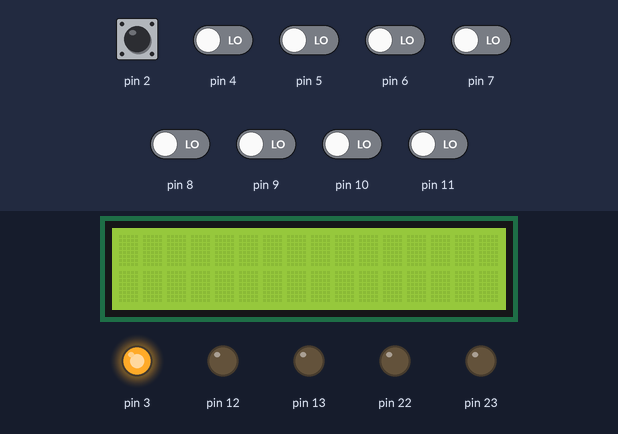
A sketch run on a simulated Arduino Uno, built with avr-gcc and run on an emulated ATmega328P. Parts: 16×2 character LCD, output pins drawn as LEDs (lit = HIGH). The inputs (shaded band) are chosen by the test bench; at power-on: pin 2 HIGH, pin 4–11 LOW. Pins used as bus, display or sensor lines are not drawn.

Above: at 1.4 s.
1.5 s: pin 2 pulsed LOW 2 times (0.12 s each, 0.3 s apart)
At 2.32 s:
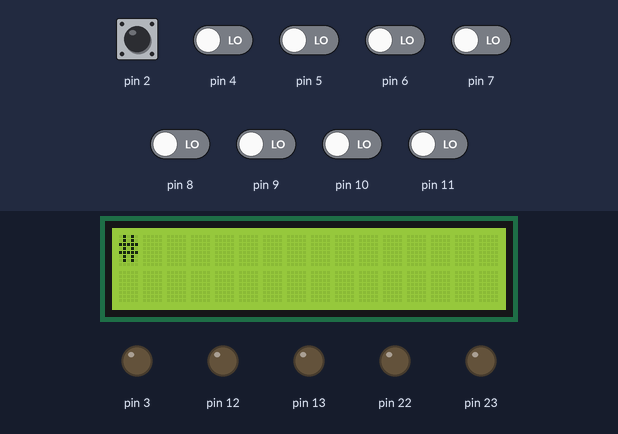
At 3.7 s:
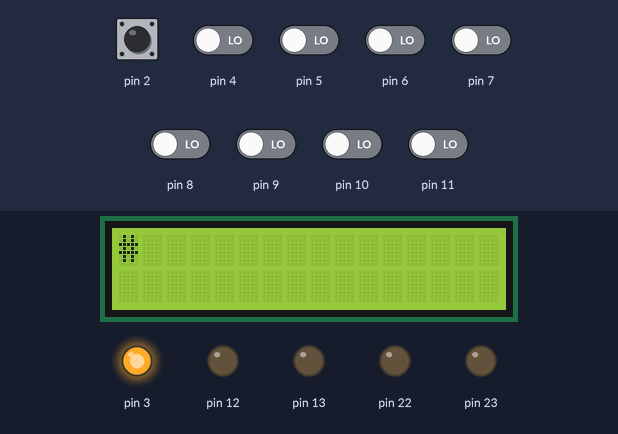
Timing chart, 0 to 5.2 s (numbered marks = the images above; inputs shaded):
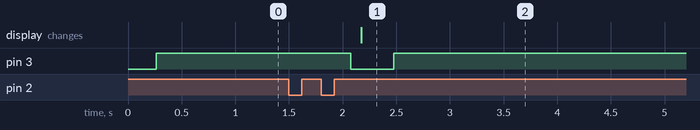

The sketch:

Esclavo.ino
```cpp
///////////////////// ARDUINO ESCLAVO /////////////////
//Incluir librerias
//#include <LiquidCrystal.h>
//#include <Wire.h>
#include <Adafruit_LiquidCrystal.h>
//LiquidCrystal lcd(13, 12, 11, 10, 1, 0); //Modo de 4 bits
Adafruit_LiquidCrystal lcd(0);
//Definición de variables
char buffer[10]={};//Buffer
int var1;//Varible de envio
int var2;//variable de envio
int c=1;//Contador inicial de bits

void setup(){
//Pines de lectura
  //LCD configuración
  lcd.begin(16, 2);
  lcd.setBacklight(1);
  delay(200);
  //Puertos de datos
  DDRD=0b00001111;//Definir puerto D como salida(1) y entrada(0)
  DDRB=0b11110000;//Definir puerto B como salida(1) y entrada(0)
  //Busy
  pinMode(1, OUTPUT);
  digitalWrite(1,LOW);
  //nStrobe
  pinMode(2, INPUT);
  //nACK
  pinMode(3, OUTPUT);
  digitalWrite(3,HIGH);
  // initialize serial:
  Serial.begin(9600);
}
void loop(){
  while(c<9){//Repetirá hasta que se envien los 8 bits
    if(digitalRead(2)==LOW){//Si el mensaje esta inicializado
      delay(100);//esperamos un momento
      {delay(10);} while (digitalRead(2) == LOW);//Mientras Strobe sea bajo, esperamos que termine de enviar el mensaje
      digitalWrite(1,HIGH);//Indicamos que estamos ocupados
      //Interpretamos el mensaje
      delay(100);
      var1=PIND & 0b11110000;//Hacemos una compuerta AND para solo salvar el nible alto
      var2=PINB & 0b00001111;//Lo mismo con el nimble bajo
      var2=var2|var1;//OR entre ambos nibles
      buffer[c]=var2;//Almacenmaos el valor
      digitalWrite(3,LOW);//Indicamos que lo hemos leido
      delay(100);
      c++;//Contador más 1
      lcd.setCursor(0, 0);
      lcd.print("#");//Imprimimos un asterisco para indicar que salio todo bien
      delay(100);
      digitalWrite(1,LOW);//Indicamos que estamos libres
      delay(200);
      digitalWrite(3,HIGH);//Volvemos a la normalidad (quitarmos la confirmacion de haber leido)
    }
    delay(200);
  }
  Disp();//Cuando termine el bucle while vamos a la función disp
}
void Disp(){
  for (int j=0;j<=8;j++){
    lcd.setCursor(0, 0);//Cursor en la primera linea
    lcd.print("Recibido");//Imprimimos recibido
    lcd.setCursor(j, 1);//Cursor segunda linea
    lcd.print(buffer);//Imprimimos el buffer
    Serial.print(buffer[j]);//Lo confirmamso en el monitor series(opcional)
  }
}
```

Measured:
- after the input at 1.5 s, pin 3: HIGH → LOW after 0.57 s, → HIGH 0.40 s later; the display: changes after 0.68 s (image 1)
